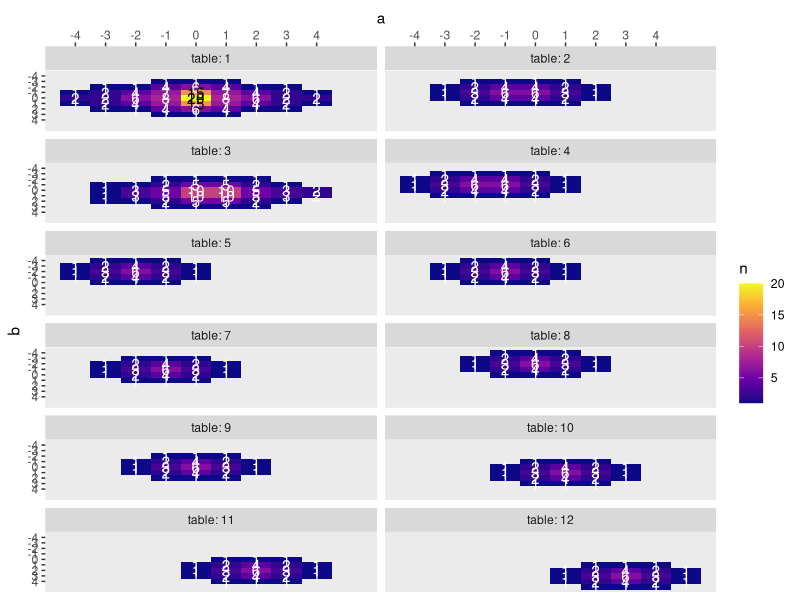

Here is the R script that generated this plot:
## ---- chunk 1
library(tidyverse)

# table I
t1 <-
  tribble(
  ~a, ~b, ~n,
  -1, -3, 1,
  0, -3, 1,
  1, -3, 1,
  
  -3, -2, 1,
  -2, -2, 1,
  -1, -2, 4,
  0, -2, 6,
  1, -2, 4,
  2, -2, 1,
  3, -2, 1,
  
  -4, -1, 1,
  -3, -1, 2,
  -2, -1, 4,
  -1, -1, 7,
  0, -1, 15,
  1, -1, 7,
  2, -1, 4,
  3, -1, 2,
  4, -1, 1,
  
  -4, 0, 2,
  -3, 0, 2,
  -2, 0, 6,
  -1, 0, 8,
  0, 0, 20,
  1, 0, 8,
  2, 0, 6,
  3, 0, 2,
  4, 0, 2,
  
  -4, 1, 1,
  -3, 1, 2,
  -2, 1, 4,
  -1, 1, 7,
  0, 1, 15,
  1, 1, 7,
  2, 1, 4,
  3, 1, 2,
  4, 1, 1,
  
  -3, 2, 1,
  -2, 2, 1,
  -1, 2, 4,
  0, 2, 6,
  1, 2, 4,
  2, 2, 1,
  3, 2, 1,
  
  -1, 3, 1,
  0, 3, 1,
  1, 3, 1
) 

# table II

t2 <-
  tribble(
  ~a, ~b, ~n,
  -2, -3, 1,
  -1, -3, 1,
  0, -3, 1,
  1, -3, 1,
  
  -3, -2, 1,
  -2, -2, 2,
  -1, -2, 4,
  0, -2, 4,
  1, -2, 2,
  2, -2, 1,
  
  -3, -1, 1,
  -2, -1, 3,
  -1, -1, 6,
  0, -1, 6,
  1, -1, 3,
  2, -1, 1,
  
  -3, 0, 1,
  -2, 0, 2,
  -1, 0, 4,
  0, 0, 4,
  1, 0, 2,
  2, 0, 1,
  
  -2, 1, 1,
  -1, 1, 1,
  0, 1, 1,
  1, 1, 1,
) 

# table III

t3 <-
  tribble(
  ~a, ~b, ~n,
  -1, -2, 1,
  0, -2, 1,
  1, -2, 1,
  2, -2, 1,
  
  -3, -1, 1,
  -2, -1, 1,
  -1, -1, 2,
  0, -1, 5,
  1, -1, 5,
  2, -1, 2,
  3, -1, 1,
  
  -3, 0, 1,
  -2, 0, 3,
  -1, 0, 5,
  0, 0, 10,
  1, 0, 10,
  2, 0, 5,
  3, 0, 3,
  4, 0, 2,
  
  -3, 1, 1,
  -2, 1, 3,
  -1, 1, 5,
  0, 1, 10,
  1, 1, 10,
  2, 1, 5,
  3, 1, 3,
  4, 1, 2,
  
  -3, 2, 1,
  -2, 2, 1,
  -1, 2, 2,
  0, 2, 5,
  1, 2, 5,
  2, 2, 2,
  3, 2, 1,
  
  -1, 3, 1,
  0, 3, 1,
  1, 3, 1,
  2, 3, 1
) 

# table IV

t4 <-
  tribble(
  ~a, ~b, ~n,
  -3, -3, 1,
  -2, -3, 1,
  -1, -3, 1,
  0, -3, 1,
  
  -4, -2, 1,
  -3, -2, 2,
  -2, -2, 4,
  -1, -2, 4,
  0, -2, 2,
  1, -2, 1,
  
  -4, -1, 1,
  -3, -1, 3,
  -2, -1, 6,
  -1, -1, 6,
  0, -1, 3,
  1, -1, 1,
  
  -4, 0, 1,
  -3, 0, 2,
  -2, 0, 4,
  -1, 0, 4,
  0, 0, 2,
  1, 0, 1,
  
  -3, 1, 1,
  -2, 1, 1,
  -1, 1, 1,
  0, 1, 1,
) 

# table V

t5 <-
  tribble(
  ~a, ~b, ~n,
  -3, -4, 1,
  -2, -4, 1,
  -1, -4, 1,
  
  -4, -3, 1,
  -3, -3, 2,
  -2, -3, 4,
  -1, -3, 2,
  0, -3, 1,
  
  -4, -2, 1,
  -3, -2, 3,
  -2, -2, 6,
  -1, -2, 3,
  0, -2, 1,
  
  -4, -1, 1,
  -3, -1, 2,
  -2, -1, 4,
  -1, -1, 2,
  0, -1, 1,
  
  -3, 0, 1,
  -2, 0, 1,
  -1, 0, 1
) 

# table VI

t6 <-
  tribble(
  ~a, ~b, ~n,
  -2, -4, 1,
  -1, -4, 1,
  0, -4, 1,
  
  -3, -3, 1,
  -2, -3, 2,
  -1, -3, 4,
  0, -3, 2,
  1, -3, 1,
  
  -3, -2, 1,
  -2, -2, 3,
  -1, -2, 6,
  0, -2, 3,
  1, -2, 1,
  
  -3, -1, 1,
  -2, -1, 2,
  -1, -1, 4,
  0, -1, 2,
  1, -1, 1,
  
  -2, 0, 1,
  -1, 0, 1,
  0, 0, 1
) 

# table VII

t7 <-
  tribble(
  ~a, ~b, ~n,
  -2, -3, 1,
  -1, -3, 1,
  0, -3, 1,
  
  -3, -2, 1,
  -2, -2, 2,
  -1, -2, 4,
  0, -2, 2,
  1, -2, 1,
  
  -3, -1, 1,
  -2, -1, 3,
  -1, -1, 6,
  0, -1, 3,
  1, -1, 1,
  
  -3, 0, 1,
  -2, 0, 2,
  -1, 0, 4,
  0, 0, 2,
  1, 0, 1,
  
  -2, 1, 1,
  -1, 1, 1,
  0, 1, 1
) 

# table VIII

t8 <-
  tribble(
  ~a, ~b, ~n,
  -1, -4, 1,
  0, -4, 1,
  1, -4, 1,
  
  -2, -3, 1,
  -1, -3, 2,
  0, -3, 4,
  1, -3, 2,
  2, -3, 1,
  
  -2, -2, 1,
  -1, -2, 3,
  0, -2, 6,
  1, -2, 3,
  2, -2, 1,
  
  -2, -1, 1,
  -1, -1, 2,
  0, -1, 4,
  1, -1, 2,
  2, -1, 1,
  
  -1, 0, 1,
  0, 0, 1,
  1, 0, 1
) 

# table IX

t9 <-
  tribble(
  ~a, ~b, ~n,
  -1, -2, 1,
  0, -2, 1,
  1, -2, 1,
  
  -2, -1, 1,
  -1, -1, 2,
  0, -1, 4,
  1, -1, 2,
  2, -1, 1,
  
  -2, 0, 1,
  -1, 0, 3,
  0, 0, 6,
  1, 0, 3,
  2, 0, 1,
  
  -2, 1, 1,
  -1, 1, 2,
  0, 1, 4,
  1, 1, 2,
  2, 1, 1,
  
  -1, 2, 1,
  0, 2, 1,
  1, 2, 1
) 

# table X

t10 <-
  tribble(
  ~a, ~b, ~n,
  0, -1, 1,
  1, -1, 1,
  2, -1, 1,
  
  -1, 0, 1,
  0, 0, 2,
  1, 0, 4,
  2, 0, 2,
  3, 0, 1,
  
  -1, 1, 1,
  0, 1, 3,
  1, 1, 6,
  2, 1, 3,
  3, 1, 1,
  
  -1, 2, 1,
  0, 2, 2,
  1, 2, 4,
  2, 2, 2,
  3, 2, 1,
  
  0, 3, 1,
  1, 3, 1,
  2, 3, 1
) 

# table XI

t11 <-
  tribble(
  ~a, ~b, ~n,
  1, 0, 1,
  2, 0, 1,
  3, 0, 1,
  
  0, 1, 1,
  1, 1, 2,
  2, 1, 4,
  3, 1, 2,
  4, 1, 1,
  
  0, 2, 1,
  1, 2, 3,
  2, 2, 6,
  3, 2, 3,
  4, 2, 1,
  
  0, 3, 1,
  1, 3, 2,
  2, 3, 4,
  3, 3, 2,
  4, 3, 1,
  
  1, 4, 1,
  2, 4, 1,
  3, 4, 1
) 

# table XII

t12 <-
  tribble(
  ~a, ~b, ~n,
  2, 1, 1,
  3, 1, 1,
  4, 1, 1,
  
  1, 2, 1,
  2, 2, 2,
  3, 2, 4,
  4, 2, 2,
  5, 2, 1,
  
  1, 3, 1,
  2, 3, 3,
  3, 3, 6,
  4, 3, 3,
  5, 3, 1,
  
  1, 4, 1,
  2, 4, 2,
  3, 4, 4,
  4, 4, 2,
  5, 4, 1,
  
  2, 5, 1,
  3, 5, 1,
  4, 5, 1
) 
## ---- chunk 2
t13 <-
  bind_rows(
  t1  %>% mutate(t = 1),
  t2  %>% mutate(t = 2),
  t3  %>% mutate(t = 3),
  t4  %>% mutate(t = 4),
  t5  %>% mutate(t = 5),
  t6  %>% mutate(t = 6),
  t7  %>% mutate(t = 7),
  t8  %>% mutate(t = 8),
  t9  %>% mutate(t = 9),
  t10 %>% mutate(t = 10),
  t11 %>% mutate(t = 11),
  t12 %>% mutate(t = 12)
) 
## ---- chunk 3
t13 %>% 
  mutate(table = t) %>% 
  
  ggplot(aes(x = a, y = b)) +
  geom_tile(aes(fill = n)) +
  geom_text(aes(label = n, color = n < 11),
            show.legend = F) +
  scale_fill_viridis_c(option = "C") +
  scale_color_manual(values = c("black", "white")) +
  scale_x_continuous(breaks = -4:4, position = "top") +
  scale_y_continuous(breaks = -4:4, trans = "reverse") +
  theme(panel.grid = element_blank()) +
  facet_wrap(~table, ncol = 2, labeller = label_both)
## ---- chunk 4
sessionInfo()
